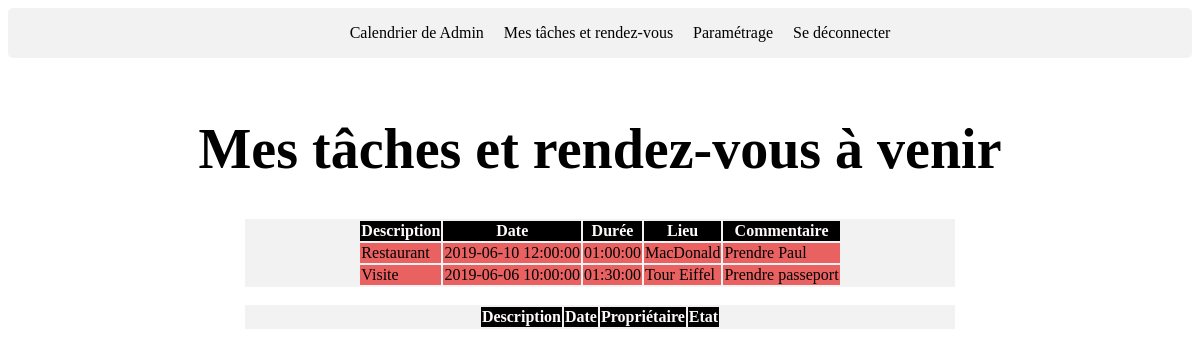
/Code/Index.php?MyTaskMeeting (signed in), run on the app's committed database.
### tables this page shows
CREATE TABLE IF NOT EXISTS `meet` (
  `id` INT NOT NULL AUTO_INCREMENT,
  `description` VARCHAR(100) NOT NULL,
  `hour` DATETIME NOT NULL,
  `term` TIME NOT NULL,
  `place` VARCHAR(40) NOT NULL,
  `comment` VARCHAR(100) NOT NULL,
  `id_Meeting_User` INT NOT NULL,
  PRIMARY KEY (`id`),
  INDEX `id_User_idx` (`id_Meeting_User` ASC),
  CONSTRAINT `id_Meeting_User`
    FOREIGN KEY (`id_Meeting_User`)
    REFERENCES `user` (`id`)
    ON DELETE NO ACTION
    ON UPDATE NO ACTION);

### Code/controller/controller.php (called while the page is built, shortened)
<?php
require_once('model/model.php');
function showMyTaskMeeting()
{
    $resultat = showReminderUser();
    $ligne = $resultat->fetch();
    $display = $ligne['displayNumber'];
    $resultatsMeet = ShowAllMeet($display);
    $resultatstask = ShowAllTask($display);
    require "view/view_MyTaskMeeting.php";
}

### Code/model/model.php (called while the page is built, shortened)
<?php
function ConnexionDB()
{
    $connexion = new PDO('mysql:host=localhost; dbname=sanchezd_TPI; charset=utf8','sanchezd_TPI','SanchezTPI2019$');
    $connexion ->setAttribute(PDO::ATTR_ERRMODE, PDO::ERRMODE_EXCEPTION);
    return $connexion;
}
function showReminderUser()
{
    $connexion = ConnexionDB();
    $requete = "SELECT displayNumber from user where id = '".$_SESSION['UserId']."'";
    $resultat = $connexion->query($requete);
    return $resultat;
}
function ShowAllMeet($display)
{
    $connexion = ConnexionDB();
    $requete = "SELECT id, description as Description, hour as Date, term as Durée, place as Lieu, comment as Commentaire, id_Meeting_User
                FROM meet
                where id_Meeting_User = '".$_SESSION['UserId']."'
                order by hour desc
                limit $display;";
    $resultatsMeet = $connexion->query($requete);
    return $resultatsMeet;
}
function ShowAllTask($display)
{
    $connexion = ConnexionDB();
    $requete = "SELECT task.id, description as Description, hour as Date, user.firstName as Propriétaire, state.name as Etat FROM task
                inner join user on task.id_Task_User = user.id
                inner join state on task.id_State = state.id
                where id_Task_User = '".$_SESSION['UserId']."'
                order by hour desc
                limit $display;";
    $resultatstask = $connexion->query($requete);
    return $resultatstask;
}

### Code/view/view_MyTaskMeeting.php (the view, shortened to what this page needs)
<?php
require_once('template.php');
?>
<h1>Mes tâches et rendez-vous à venir</h1>
<table class="Table">
    <tr class="TableName">
        <?php
        for ($i = 1; $i < @$resultatsMeet->columnCount()-1; $i++)
        {
            $entete = @$resultatsMeet->getColumnMeta($i);
            echo "<th>" . $entete['name'] . "</th>";
        }
        ?>
    </tr>
    <?php foreach (@$resultatsMeet as $resultat) :
        $date = date("Y-m-d h:i:s");
        if($resultat['Date'] >= $date){?>
        <tr class="TableTR">
            <td><?= mb_strimwidth($resultat['Description'],0,40,"...")?></td>
            <td><?=$resultat['Date'];?></td>
            <td><?=$resultat['Durée'];?></td>
            <td><?=$resultat['Lieu'];?></td>
            <td><?= mb_strimwidth($resultat['Commentaire'],0,40, "...");?></td>
        </tr>
    <?php } endforeach;   ?>
</table><br>
<table class="Table">
    <tr class="TableName">
        <?php
        for ($i = 1; $i < @$resultatstask->columnCount(); $i++)
        {
            $entete = @$resultatstask->getColumnMeta($i);
            echo "<th>" . $entete['name'] . "</th>";
        }
        ?>
    </tr>
</table>

### Code/Index.php (shortened to what this page needs)
<?php
require_once('controller/controller.php');
extract($_POST);
extract($_GET);
try
{
    if(isset($inscription))
    {
        showInscription();
    }
    else if(isset($connexion))
    {
        showConnexion();
    }
    else if(isset($accueilVisiteur))
    {
        session_destroy();
        require('view/view_Home.php');
    }
    else if (isset($SelectedDay))
    {
       showSelectedDay();
    }
    else if(isset($MyTaskMeeting))
    {
        showMyTaskMeeting();
    }
}
catch(Exception $e)
{
    echo 'Erreur: ' . $e->getMessage();
}
?>

### Code/view/template.php (shortened to what this page needs)
<html>
    <head>
        <link rel="stylesheet" type="text/css" href="style/CSS.css">
    </head>
    <header>
        <div class="header">
            <ul>
                <?php if(isset($_SESSION['UserMail']))
                {
                    echo "<a href=\"?calendar\" class='AHeader'>Calendrier de ".@$_SESSION['UserName']."</a>";
                    echo "<a href=\"?MyTaskMeeting\" class='AHeader'>Mes tâches et rendez-vous</a>";
                    echo "<a href=\"?settings\" class='AHeader'>Paramétrage</a>";
                    echo "<a href=\"?connexion\" class='AHeader'>Se déconnecter</a>";
                }
                ?>
            </ul>
        </div>
    </header>

### Code/style/CSS.css (style rules this page uses)
h1 { margin-top: 5%; display: flex; justify-content: center; font-size: 56px; font-family:Marker Felt, fantasy; }
a { text-decoration: none; color: black; }
* { box-sizing: border-box; }
.header { display: flex; flex-wrap: wrap; justify-content: center; border-radius: 5px; background-color: #f2f2f2; }
.AHeader { margin-left: 10px; margin-right: 10px; }
.Table { background-color: #f2f2f2; display: flex; justify-content: center; margin-right: 20%; margin-left: 20%; }
.TableName { background-color: black; color: snow; }
.TableTR { background-color: #E96161; }

### data on the page
meet: description "Restaurant", hour "2019-06-10 12:00:00", term "01:00:00", place "MacDonald", comment "Prendre Paul"
meet: description "Visite", hour "2019-06-06 10:00:00", term "01:30:00", place "Tour Eiffel", comment "Prendre passeport"

### other printed values
$entete['name'] "Description"
$entete['name'] "Date"
$entete['name'] "Durée"
$entete['name'] "Lieu"
$entete['name'] "Commentaire"
$entete['name'] "Propriétaire"
$entete['name'] "Etat"
